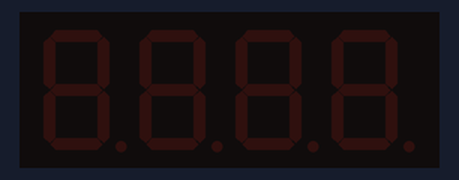
A sketch run on a simulated Arduino Uno, built with avr-gcc and run on an emulated ATmega328P. Shown: 4-digit seven-segment display.

Above: at 0.1 s.
At 1.6 s:
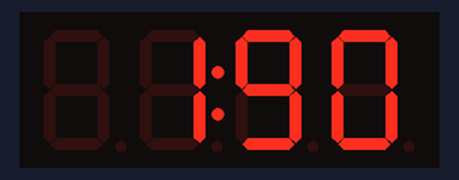
At 3.2 s:
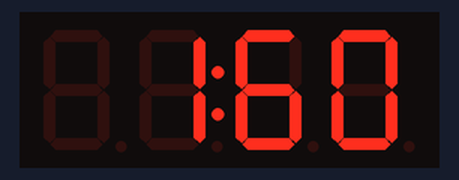
At 5.8 s:
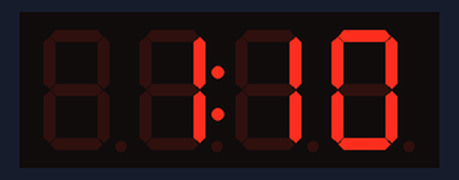
At 8.9 s:
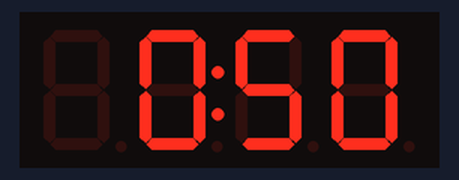
At 12.0 s:
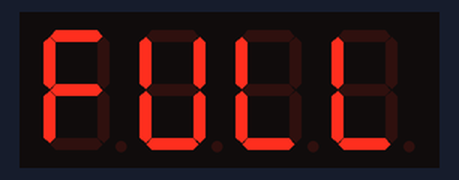

The sketch:

test_4digit.ino
```cpp
#include "TM1637Display.h"

// Module connection pins (Digital Pins)
#define CLK 2
#define DIO 3

// The amount of time (in milliseconds) between tests
#define TEST_DELAY   2000

//    A
//   ---
// F | | B
//   -G -
// E | | C
//   ---
//    D

const uint8_t SEG_FULL[] = {
  SEG_A | SEG_F | SEG_G | SEG_E,                   // F
  SEG_F | SEG_E | SEG_D | SEG_C | SEG_B,           // U
  SEG_F | SEG_E | SEG_D,                           // L
  SEG_F | SEG_E | SEG_D,                           // L
  };

TM1637Display display(CLK, DIO);

void setup()
{
  uint8_t data[] = { 0x0, 0x0, 0x0, 0x0 };
  display.setBrightness(0x0f);

  // All segments on
  display.setSegments(data);
}

void loop()
{

  /*display.showNumberDecEx(1234,(0x80 >> 0), false, 4, 0);// Show 1.234
  delay(1000);
  display.showNumberDecEx(123,(0x80 >> 0), false, 4, 0);// Show X.123
  delay(1000);
  display.showNumberDecEx(20,(0x80 >> 1), false, 4, 0);// Show XX.20
  delay(1000);
  display.showNumberDecEx(i,(0x80 >> 1), true, 4, 0);*/// Show 00.20
  delay(1000);
  int i = 200;
  while(i >=0){
    setDigits(i);
    i = i-10;
    delay(500);
  }

  /*display.showNumberDecEx(200,(0x80 >> 1), true, 4, 0);// Show 02.00
  delay(1000);*/
  display.setSegments(SEG_FULL);
  delay(1000);
}

/*
 * Display digits on 4 * 7 segments display.
 * We assume number are factor of 10 (min coin = 10cts) like (0.10 or 1.70).
 * and dot sign always at the second position (like 1.20 or 0.10).
 * First digit from left is always off.
 * Last digit is always 0.
 */
void setDigits(int number){
  uint8_t data[] = {0x0, 0x0, 0x0, 0b00111111};
  if(number < 100){
    data[1] = display.encodeDigit(0) + 0b10000000;//0.
    data[2] = display.encodeDigit(number / 10);
  } else if(number >= 100 && number < 1000){
    data[1] = display.encodeDigit(number / 100) + 0b10000000;
    data[2] = display.encodeDigit((number / 10) % 10);
  }
  display.setSegments(data, 4, 0);
}
```

Measured:
- by itself, everything shown: repeats every 13.0 s, in 22 steps
- what the display in image 3 shows lasts 0.6 s, from 5.7 s to 6.3 s
- what the display in image 5 shows lasts 2.0 s, from 12.0 s to 14.0 s
